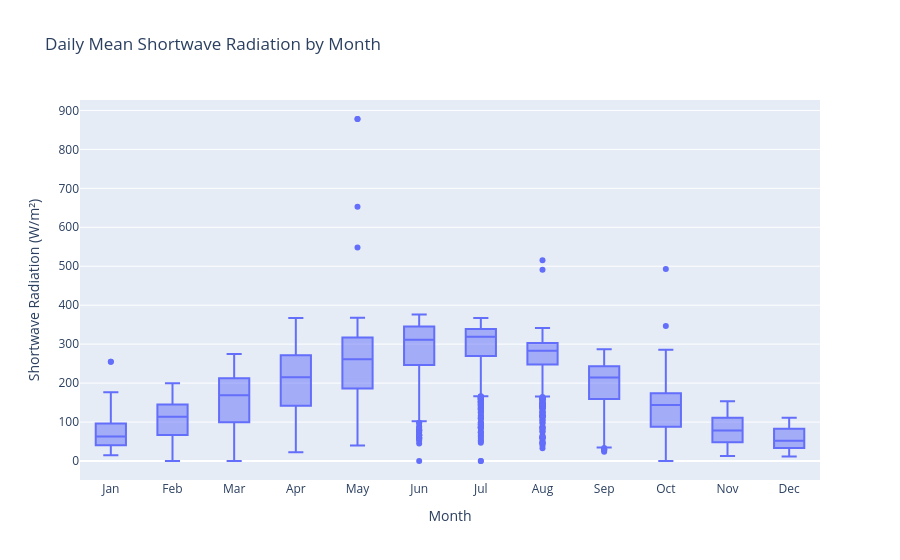

The code cell stored with this chart in its notebook:
### Markdown cell above
# Shortwave Radiation by Months

### Code cell
daily_month = (
    df.groupby(["month", "date"]).agg({"shortwave_radiation": "mean"}).reset_index()
)


fig = px.box(
    daily_month,
    x="month",
    y="shortwave_radiation",
    labels={"shortwave_radiation": "Shortwave Radiation (W/m²)", "month": "Month"},
    title="Daily Mean Shortwave Radiation by Month",
)
fig.update_xaxes(
    type="category",
    tickvals=list(range(1, 13)),
    ticktext=months,
)
fig

### Figure 1 — Plotly figure (JSON) as saved in the notebook; plotly's stock layout.template omitted (floating-point values rounded to 4 significant figures; data arrays with more than 128 entries replaced by an {"elided": "..."} marker saying what was removed)
{"data": [{"alignmentgroup": "True", "hovertemplate": "Month=%{x}<br>Shortwave Radiation (W/m²)=%{y}<extra></extra>", "legendgroup": "", "marker": {"color": "#636efa"}, "name": "", "notched": false, "offsetgroup": "", "orientation": "v", "showlegend": false, "type": "box", "x": {"elided": "13451 int values"}, "x0": " ", "xaxis": "x", "y": {"elided": "13451 float values"}, "y0": " ", "yaxis": "y"}], "layout": {"boxmode": "group", "legend": {"tracegroupgap": 0}, "title": {"text": "Daily Mean Shortwave Radiation by Month"}, "xaxis": {"anchor": "y", "domain": [0, 1], "ticktext": ["Jan", "Feb", "Mar", "Apr", "May", "Jun", "Jul", "Aug", "Sep", "Oct", "Nov", "Dec"], "tickvals": [1, 2, 3, 4, 5, 6, 7, 8, 9, 10, 11, 12], "title": {"text": "Month"}, "type": "category"}, "yaxis": {"anchor": "x", "domain": [0, 1], "title": {"text": "Shortwave Radiation (W/m²)"}}}}
